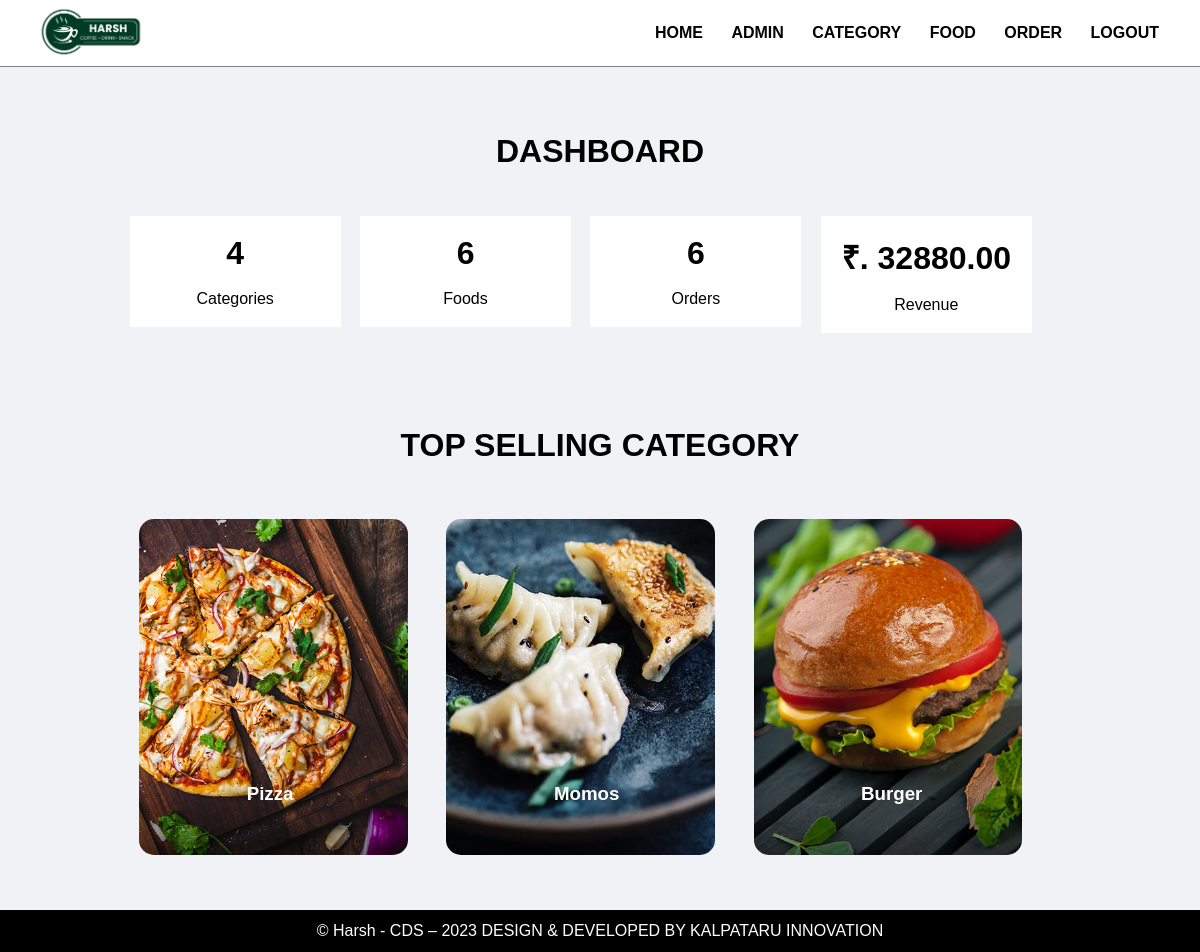
/Admin/ (signed in), run on the app's committed database.
### tables this page shows
CREATE TABLE `tbl_category` (
  `id` int(10) UNSIGNED NOT NULL,
  `title` varchar(100) NOT NULL,
  `image_name` varchar(255) NOT NULL,
  `featured` varchar(10) NOT NULL,
  `active` varchar(10) NOT NULL
);

### Admin/index.php (the view, shortened to what this page needs)
<?php
    include('partials/menu.php')
?>
        <div class = "main-content">
            <div class = "wrapper">
            <br>
                <h1 class="text-center"><strong>DASHBOARD</strong></h1>
                <br>
                <br>
                <div class="col-4 text-center">
                    <?php
                        $sql = "SELECT * FROM tbl_category";
                        $res = mysqli_query($conn, $sql);
                        $count = mysqli_num_rows($res);
                    ?>
                    <h1> <?php echo $count; ?> </h1>
                    <br>
                    Categories
                </div>
                <div class="col-4 text-center">
                <?php
                    $sql2 = "SELECT * FROM tbl_food";
                    $res2 = mysqli_query($conn, $sql2);
                    $count2 = mysqli_num_rows($res2);
                ?>
                    <h1> <?php echo $count2; ?> </h1>
                    <br>
                    Foods
                </div>
                <div class="col-4 text-center">
                <?php
                    $sql3 = "SELECT * FROM tbl_order";
                    $res3 = mysqli_query($conn, $sql3);
                    $count3 = mysqli_num_rows($res3);
                ?>
                    <h1> <?php echo $count3; ?> </h1>
                    <br>
                    Orders
                </div>
                <div class="col-4 text-center">
                    <?php
                        $sql4 = "SELECT SUM(total) AS Total FROM tbl_order WHERE status='Delivered'";
                        $res4 = mysqli_query($conn, $sql4);
                        $row4 = mysqli_fetch_assoc($res4);
                        $total = $row4['Total'];
                    ?>
                    <h1>₹. <?php echo $total; ?></h1>
                    <br>
                    Revenue
                </div>
            </div>
        </div>
        <div class="side-content">
            <div class="wrapper">
                <h1 class="text-center"><strong>TOP SELLING CATEGORY</strong></h1>
                <br><br>
                                <section class="categories">
                                    <div class="container">
                                        <?php
                                            $sql = "SELECT * FROM tbl_category WHERE active='Yes' AND featured='Yes' LIMIT 3";
                                            $res = mysqli_query($conn, $sql);
                                            $count = mysqli_num_rows($res);
                                            if($count>0)
                                            {
                                                while ($row = mysqli_fetch_assoc($res))
                                                {
                                                    $title = $row['title'];
                                                    $image_name = $row['image_name'];
                                                    ?>
                                                        <a href="#">
                                                        <div class="box-3 float-container">
                                                            <?php
                                                                if($image_name=="")
                                                                {
                                                                    echo "Image not available";
                                                                }
                                                                else
                                                                {
                                                                    ?>
                                                                    <img src="<?php echo SITEURL;?>images/category/<?php echo $image_name; ?>" alt="" class="img-responsive img-curve">
                                                                    <?php
                                                                }
                                                            ?>
                                                            <h3 class="float-text text-white"><?php echo $title;?></h3>
                                                        </div>
                                                        </a>
                                                    <?php
                                                }
                                            }
                                            else
                                            {
                                                echo "Category not avail";
                                            }
                                        ?>
                                    </div>
                                </section>
            </div>
        </div>
   <?php
   include('partials/footer.php')
   ?>

### css/admin.css (style rules this page uses)
* { margin: 0px; padding: 0px; font-family: Arial, Helvetica, sans-serif; }
.wrapper { padding: 1%; width: 80%; margin: 0px auto ; }
.text-center { text-align: center; }
.main-content { margin: 0px; background-color: #f1f2f6; padding: 3% 0px; }
.side-content { margin: 0px; padding: 2% 0px; background-color: #f1f2f6; }
.col-4 { width: 18%; background-color: white; margin: 1%; padding: 2%; float: left; }
.box-3 { width: 28%; float: left; margin: 2%; }
.float-container { position: relative; }
.float-text { position: absolute; bottom: 50px; left: 40%; }
.text-white { color: white; }
.img-responsive { width: 100%; }
.img-curve { border-radius: 15px; }

### data on the page
tbl_category: image_name (picture), title "Pizza"
tbl_category: image_name (picture), title "Momos"
tbl_category: image_name (picture), title "Burger"

### other printed values
$count "4"
$count2 "6"
$count3 "6"
$total "32880.00"
